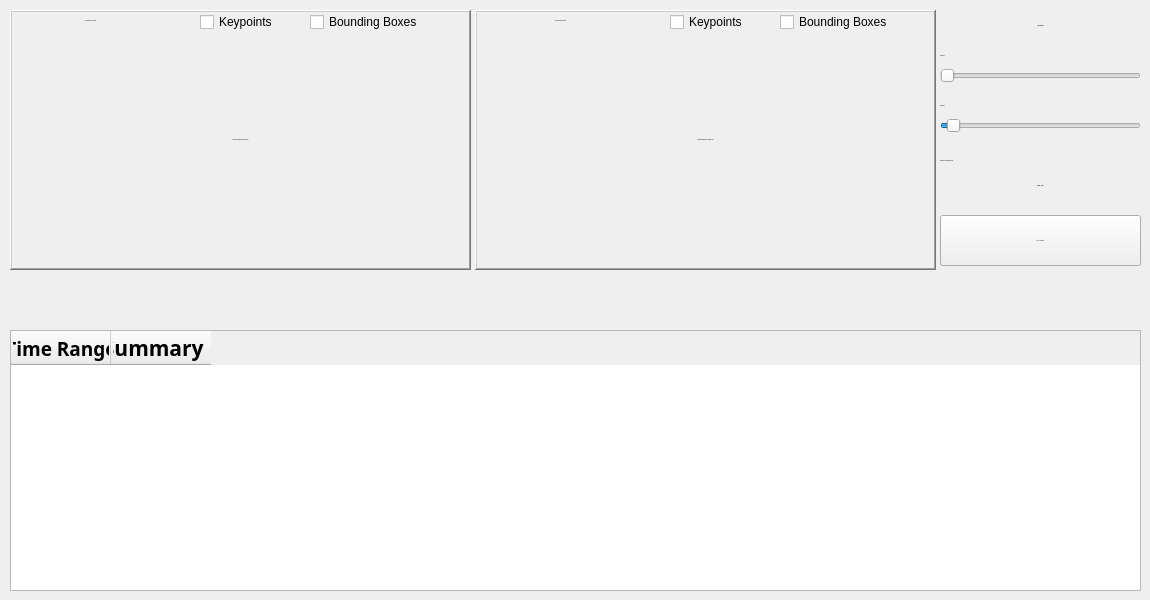
      <widget class="QWidget" name="page_8">
       <widget class="QTableWidget" name="ai_analytics_event_summary_table">
        <property name="geometry">
         <rect>
          <x>10</x>
          <y>330</y>
          <width>1131</width>
          <height>261</height>
         </rect>
        </property>
        <property name="font">
         <font>
          <family>Segoe UI</family>
          <pointsize>-1</pointsize>
         </font>
        </property>
        <property name="lineWidth">
         <number>1</number>
        </property>
        <property name="midLineWidth">
         <number>0</number>
        </property>
        <property name="verticalScrollMode">
         <enum>QAbstractItemView::ScrollMode::ScrollPerPixel</enum>
        </property>
        <property name="horizontalScrollMode">
         <enum>QAbstractItemView::ScrollMode::ScrollPerPixel</enum>
        </property>
        <property name="gridStyle">
         <enum>Qt::PenStyle::NoPen</enum>
        </property>
        <property name="sortingEnabled">
         <bool>true</bool>
        </property>
        <property name="rowCount">
         <number>5</number>
        </property>
        <property name="columnCount">
         <number>2</number>
        </property>
        <attribute name="verticalHeaderVisible">
         <bool>false</bool>
        </attribute>
        <row/>
        <row/>
        <row/>
        <row/>
        <row/>
        <column>
         <property name="text">
          <string>Time Range</string>
         </property>
         <property name="font">
          <font>
           <family>Bell MT</family>
           <pointsize>14</pointsize>
           <bold>true</bold>
          </font>
         </property>
        </column>
        <column>
         <property name="text">
          <string>AI Summary Log</string>
         </property>
         <property name="font">
          <font>
           <family>Bell MT</family>
           <pointsize>16</pointsize>
           <bold>true</bold>
          </font>
         </property>
        </column>
       </widget>
       <widget class="QCheckBox" name="front_preview_video_bounding_box_ai_analytics_event_summary_check_box">
        <property name="geometry">
         <rect>
          <x>310</x>
          <y>12</y>
          <width>221</width>
          <height>20</height>
         </rect>
        </property>
        <property name="autoFillBackground">
         <bool>false</bool>
        </property>
        <property name="text">
         <string>Bounding Boxes</string>
        </property>
       </widget>
       <widget class="QCheckBox" name="center_preview_video_keypoints_ai_analytics_event_summary_check_box">
        <property name="geometry">
         <rect>
          <x>670</x>
          <y>12</y>
          <width>91</width>
          <height>20</height>
         </rect>
        </property>
        <property name="autoFillBackground">
         <bool>false</bool>
        </property>
        <property name="text">
         <string>Keypoints</string>
        </property>
       </widget>
       <widget class="QLabel" name="ai_analytics_chunk_summary_preview_front">
        <property name="geometry">
         <rect>
          <x>10</x>
          <y>10</y>
          <width>461</width>
          <height>260</height>
         </rect>
        </property>
        <property name="font">
         <font>
          <family>Segoe UI</family>
          <pointsize>-1</pointsize>
          <italic>true</italic>
          <bold>false</bold>
         </font>
        </property>
        <property name="styleSheet">
         <string notr="true"/>
        </property>
        <property name="frameShape">
         <enum>QFrame::Shape::WinPanel</enum>
        </property>
        <property name="frameShadow">
         <enum>QFrame::Shadow::Raised</enum>
        </property>
        <property name="text">
         <string>Import an Examination Footage First</string>
        </property>
        <property name="alignment">
         <set>Qt::AlignmentFlag::AlignCenter</set>
        </property>
       </widget>
       <widget class="QLabel" name="label_70">
        <property name="geometry">
         <rect>
          <x>10</x>
          <y>10</y>
          <width>161</width>
          <height>21</height>
         </rect>
        </property>
        <property name="maximumSize">
         <size>
          <width>191</width>
          <height>21</height>
         </size>
        </property>
        <property name="font">
         <font>
          <family>Segoe UI</family>
          <pointsize>-1</pointsize>
         </font>
        </property>
        <property name="autoFillBackground">
         <bool>false</bool>
        </property>
        <property name="text">
         <string>Video Preview [CENTER]</string>
        </property>
        <property name="alignment">
         <set>Qt::AlignmentFlag::AlignCenter</set>
        </property>
       </widget>
       <widget class="QCheckBox" name="center_preview_video_bounding_box_ai_analytics_event_summary_check_box">
        <property name="geometry">
         <rect>
          <x>780</x>
          <y>12</y>
          <width>201</width>
          <height>20</height>
         </rect>
        </property>
        <property name="autoFillBackground">
         <bool>false</bool>
        </property>
        <property name="text">
         <string>Bounding Boxes</string>
        </property>
       </widget>
       <widget class="QLabel" name="ai_analytics_chunk_summary_preview_center">
        <property name="geometry">
         <rect>
          <x>475</x>
          <y>10</y>
          <width>461</width>
          <height>260</height>
         </rect>
        </property>
        <property name="font">
         <font>
          <family>Segoe UI</family>
          <pointsize>-1</pointsize>
          <italic>true</italic>
         </font>
        </property>
        <property name="frameShape">
         <enum>QFrame::Shape::WinPanel</enum>
        </property>
        <property name="frameShadow">
         <enum>QFrame::Shadow::Raised</enum>
        </property>
        <property name="text">
         <string>Import an Examination Footage First</string>
        </property>
        <property name="alignment">
         <set>Qt::AlignmentFlag::AlignCenter</set>
        </property>
       </widget>
       <widget class="QLabel" name="label_71">
        <property name="geometry">
         <rect>
          <x>480</x>
          <y>10</y>
          <width>161</width>
          <height>21</height>
         </rect>
        </property>
        <property name="maximumSize">
         <size>
          <width>191</width>
          <height>21</height>
         </size>
        </property>
        <property name="font">
         <font>
          <family>Segoe UI</family>
          <pointsize>-1</pointsize>
         </font>
        </property>
        <property name="autoFillBackground">
         <bool>false</bool>
        </property>
        <property name="text">
         <string>Video Preview [CENTER]</string>
        </property>
        <property name="alignment">
         <set>Qt::AlignmentFlag::AlignCenter</set>
        </property>
       </widget>
       <widget class="QCheckBox" name="front_preview_video_keypoints_ai_analytics_event_summary_check_box">
        <property name="geometry">
         <rect>
          <x>200</x>
          <y>12</y>
          <width>81</width>
          <height>20</height>
         </rect>
        </property>
        <property name="autoFillBackground">
         <bool>false</bool>
        </property>
        <property name="text">
         <string>Keypoints</string>
        </property>
       </widget>
       <widget class="QPushButton" name="ai_analytics_event_summary_play_pause_button">
        <property name="geometry">
         <rect>
          <x>940</x>
          <y>215</y>
          <width>201</width>
          <height>51</height>
         </rect>
        </property>
        <property name="font">
         <font>
          <family>Segoe UI</family>
          <pointsize>-1</pointsize>
          <fontweight>DemiBold</fontweight>
         </font>
        </property>
        <property name="text">
         <string>PLAY PREVIEW</string>
        </property>
        <property name="icon">
         <iconset resource="icons/icons.qrc">
          <normaloff>:/icons/play-256.png</normaloff>:/icons/play-256.png</iconset>
        </property>
       </widget>
       <widget class="QSlider" name="ai_analytics_interval_slider_minutes">
        <property name="geometry">
         <rect>
          <x>940</x>
          <y>60</y>
          <width>201</width>
          <height>31</height>
         </rect>
        </property>
        <property name="maximum">
         <number>5</number>
        </property>
        <property name="orientation">
         <enum>Qt::Orientation::Horizontal</enum>
        </property>
       </widget>
       <widget class="QLabel" name="label_72">
        <property name="geometry">
         <rect>
          <x>940</x>
          <y>10</y>
          <width>201</width>
          <height>31</height>
         </rect>
        </property>
        <property name="font">
         <font>
          <family>Segoe UI</family>
          <pointsize>-1</pointsize>
          <italic>true</italic>
          <bold>true</bold>
          <kerning>false</kerning>
         </font>
        </property>
        <property name="text">
         <string>Logs Interval</string>
        </property>
        <property name="alignment">
         <set>Qt::AlignmentFlag::AlignCenter</set>
        </property>
       </widget>
       <widget class="QLabel" name="label_73">
        <property name="geometry">
         <rect>
          <x>940</x>
          <y>90</y>
          <width>131</width>
          <height>31</height>
         </rect>
        </property>
        <property name="font">
         <font>
          <family>Segoe UI</family>
          <pointsize>-1</pointsize>
         </font>
        </property>
        <property name="text">
         <string>In seconds:</string>
        </property>
       </widget>
       <widget class="QSlider" name="ai_analytics_interval_slider_seconds">
        <property name="geometry">
         <rect>
          <x>940</x>
          <y>110</y>
          <width>201</width>
          <height>31</height>
         </rect>
        </property>
        <property name="maximum">
         <number>60</number>
        </property>
        <property name="value">
         <number>2</number>
        </property>
        <property name="orientation">
         <enum>Qt::Orientation::Horizontal</enum>
        </property>
       </widget>
       <widget class="QLabel" name="label_74">
        <property name="geometry">
         <rect>
          <x>940</x>
          <y>140</y>
          <width>181</width>
          <height>41</height>
         </rect>
        </property>
        <property name="font">
         <font>
          <family>Segoe UI</family>
          <pointsize>-1</pointsize>
         </font>
        </property>
        <property name="text">
         <string>Summary Data is logged every:</string>
        </property>
       </widget>
       <widget class="QLabel" name="label_75">
        <property name="geometry">
         <rect>
          <x>940</x>
          <y>40</y>
          <width>131</width>
          <height>31</height>
         </rect>
        </property>
        <property name="font">
         <font>
          <family>Segoe UI</family>
          <pointsize>-1</pointsize>
         </font>
        </property>
        <property name="text">
         <string>In minutes:</string>
        </property>
       </widget>
       <widget class="QLabel" name="interval_time_label">
        <property name="geometry">
         <rect>
          <x>940</x>
          <y>170</y>
          <width>201</width>
          <height>31</height>
         </rect>
        </property>
        <property name="font">
         <font>
          <family>Segoe UI</family>
          <pointsize>-1</pointsize>
          <bold>true</bold>
         </font>
        </property>
        <property name="text">
         <string>0 mins  2 secs</string>
        </property>
        <property name="alignment">
         <set>Qt::AlignmentFlag::AlignCenter</set>
        </property>
       </widget>
       <widget class="QWidget" name="time_frame_container_table_event_summary_ai_analytics" native="true">
        <property name="geometry">
         <rect>
          <x>0</x>
          <y>270</y>
          <width>1141</width>
          <height>61</height>
         </rect>
        </property>
        <property name="styleSheet">
         <string notr="true">border-color: rgb(0, 0, 0);</string>
        </property>
       </widget>
       <zorder>ai_analytics_event_summary_table</zorder>
       <zorder>ai_analytics_chunk_summary_preview_front</zorder>
       <zorder>label_70</zorder>
       <zorder>ai_analytics_chunk_summary_preview_center</zorder>
       <zorder>label_71</zorder>
       <zorder>front_preview_video_keypoints_ai_analytics_event_summary_check_box</zorder>
       <zorder>ai_analytics_event_summary_play_pause_button</zorder>
       <zorder>center_preview_video_bounding_box_ai_analytics_event_summary_check_box</zorder>
       <zorder>center_preview_video_keypoints_ai_analytics_event_summary_check_box</zorder>
       <zorder>front_preview_video_bounding_box_ai_analytics_event_summary_check_box</zorder>
       <zorder>ai_analytics_interval_slider_minutes</zorder>
       <zorder>label_72</zorder>
       <zorder>label_73</zorder>
       <zorder>ai_analytics_interval_slider_seconds</zorder>
       <zorder>label_74</zorder>
       <zorder>label_75</zorder>
       <zorder>interval_time_label</zorder>
       <zorder>time_frame_container_table_event_summary_ai_analytics</zorder>
      </widget>
